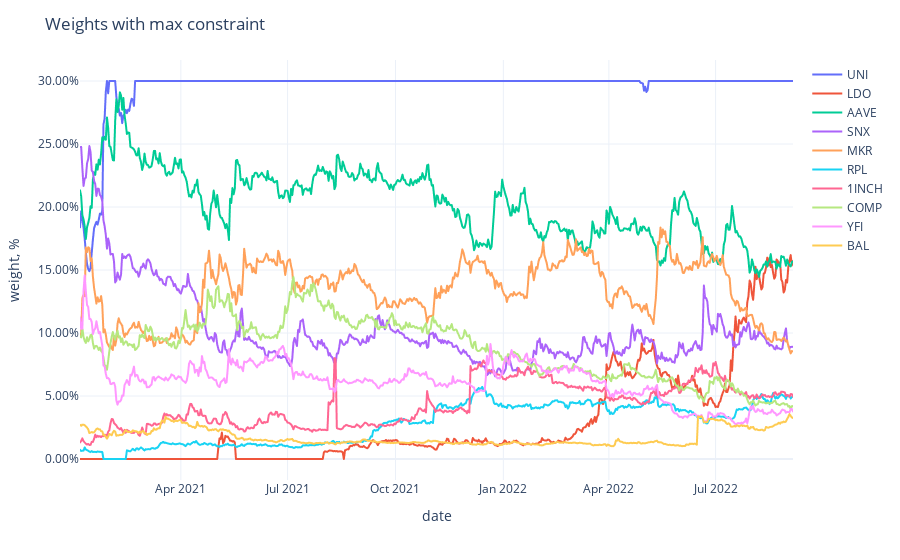

The code cell stored with this chart in its notebook:
### Code cell
fig = px.line(adjusted_weights,
              labels={'value': 'weight, %', 'variable': ''})
fig.update_traces(
    hovertemplate="%{y}"
)
fig.update_yaxes(
    tickformat=".2%",
)
fig.update_xaxes(
    showspikes=True,
    spikethickness=2,
    spikedash="dot",
    spikecolor="#999999",
    spikemode="across",
)
fig.update_layout(
    hovermode="x",
    hoverdistance=100,  ## Distance to show hover label of data point
    spikedistance=1000,  ## Distance to show spike
    template='plotly_white',
    title='Weights with max constraint'
)

### Figure 1 — Plotly figure (JSON) as saved in the notebook; plotly's stock layout.template omitted (floating-point values rounded to 4 significant figures; data arrays with more than 128 entries replaced by an {"elided": "..."} marker saying what was removed)
{"data": [{"hovertemplate": "%{y}", "legendgroup": "UNI", "line": {"color": "#636efa", "dash": "solid"}, "marker": {"symbol": "circle"}, "mode": "lines", "name": "UNI", "showlegend": true, "type": "scattergl", "x": {"elided": "609 str values"}, "xaxis": "x", "y": {"elided": "609 float values"}, "yaxis": "y"}, {"hovertemplate": "%{y}", "legendgroup": "LDO", "line": {"color": "#EF553B", "dash": "solid"}, "marker": {"symbol": "circle"}, "mode": "lines", "name": "LDO", "showlegend": true, "type": "scattergl", "x": {"elided": "609 str values"}, "xaxis": "x", "y": {"elided": "609 float values"}, "yaxis": "y"}, {"hovertemplate": "%{y}", "legendgroup": "AAVE", "line": {"color": "#00cc96", "dash": "solid"}, "marker": {"symbol": "circle"}, "mode": "lines", "name": "AAVE", "showlegend": true, "type": "scattergl", "x": {"elided": "609 str values"}, "xaxis": "x", "y": {"elided": "609 float values"}, "yaxis": "y"}, {"hovertemplate": "%{y}", "legendgroup": "SNX", "line": {"color": "#ab63fa", "dash": "solid"}, "marker": {"symbol": "circle"}, "mode": "lines", "name": "SNX", "showlegend": true, "type": "scattergl", "x": {"elided": "609 str values"}, "xaxis": "x", "y": {"elided": "609 float values"}, "yaxis": "y"}, {"hovertemplate": "%{y}", "legendgroup": "MKR", "line": {"color": "#FFA15A", "dash": "solid"}, "marker": {"symbol": "circle"}, "mode": "lines", "name": "MKR", "showlegend": true, "type": "scattergl", "x": {"elided": "609 str values"}, "xaxis": "x", "y": {"elided": "609 float values"}, "yaxis": "y"}, {"hovertemplate": "%{y}", "legendgroup": "RPL", "line": {"color": "#19d3f3", "dash": "solid"}, "marker": {"symbol": "circle"}, "mode": "lines", "name": "RPL", "showlegend": true, "type": "scattergl", "x": {"elided": "609 str values"}, "xaxis": "x", "y": {"elided": "609 float values"}, "yaxis": "y"}, {"hovertemplate": "%{y}", "legendgroup": "1INCH", "line": {"color": "#FF6692", "dash": "solid"}, "marker": {"symbol": "circle"}, "mode": "lines", "name": "1INCH", "showlegend": true, "type": "scattergl", "x": {"elided": "609 str values"}, "xaxis": "x", "y": {"elided": "609 float values"}, "yaxis": "y"}, {"hovertemplate": "%{y}", "legendgroup": "COMP", "line": {"color": "#B6E880", "dash": "solid"}, "marker": {"symbol": "circle"}, "mode": "lines", "name": "COMP", "showlegend": true, "type": "scattergl", "x": {"elided": "609 str values"}, "xaxis": "x", "y": {"elided": "609 float values"}, "yaxis": "y"}, {"hovertemplate": "%{y}", "legendgroup": "YFI", "line": {"color": "#FF97FF", "dash": "solid"}, "marker": {"symbol": "circle"}, "mode": "lines", "name": "YFI", "showlegend": true, "type": "scattergl", "x": {"elided": "609 str values"}, "xaxis": "x", "y": {"elided": "609 float values"}, "yaxis": "y"}, {"hovertemplate": "%{y}", "legendgroup": "BAL", "line": {"color": "#FECB52", "dash": "solid"}, "marker": {"symbol": "circle"}, "mode": "lines", "name": "BAL", "showlegend": true, "type": "scattergl", "x": {"elided": "609 str values"}, "xaxis": "x", "y": {"elided": "609 float values"}, "yaxis": "y"}], "layout": {"autosize": true, "hoverdistance": 100, "hovermode": "x", "legend": {"title": {"text": ""}, "tracegroupgap": 0}, "margin": {"t": 60}, "spikedistance": 1000, "title": {"text": "Weights with max constraint"}, "xaxis": {"anchor": "y", "autorange": true, "domain": [0, 1], "range": ["2021-01-05", "2022-09-05"], "showspikes": true, "spikecolor": "#999999", "spikedash": "dot", "spikemode": "across", "spikethickness": 2, "title": {"text": "date"}, "type": "date"}, "yaxis": {"anchor": "x", "autorange": true, "domain": [0, 1], "range": [-0.01667, 0.3167], "tickformat": ".2%", "title": {"text": "weight, %"}, "type": "linear"}}}
